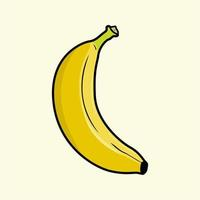
#> input picture FAST/caro.jpg, 200 x 200 px
$ python Fast.py
#> lines starting #> are read from the running program, lines starting #| are printed output that depends on the picture
import cv2 as cv
import numpy as np
import matplotlib.pyplot as plt
import os

'''
	cv.Feature2D.detect(image[, mask]) ->	keypoints

    https://docs.opencv.org/3.4/d0/d13/classcv_1_1Feature2D.html#a5968e9bc8497a8eb845272b9442559f3

    Fast class is inherited from feature2d class
'''
def FAST():
    root = os.getcwd()
    imgPath = os.path.join(root,'caro.jpg')
    imgGray = cv.imread(imgPath,cv.IMREAD_GRAYSCALE)
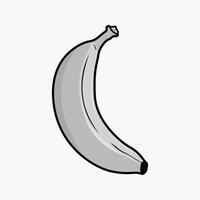
#> imgGray: shape (200, 200); min 0, max 255, mean 234.2

    fast = cv.FastFeatureDetector_create()
    minIntensityDiff = 50
    fast.setThreshold(minIntensityDiff)
    keypoints = fast.detect(imgGray)
#> keypoints = 37 keypoints; strongest (x, y, size): (114, 26, 7), (106, 26, 7), (108, 25, 7), (118, 35, 7)
    imgGray = cv.drawKeypoints(imgGray,keypoints,imgGray,flags=cv.DRAW_MATCHES_FLAGS_DRAW_RICH_KEYPOINTS)
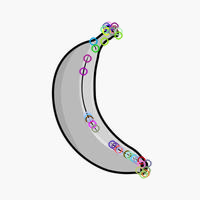
#> imgGray: shape (200, 200, 3); mean of channels 0, 1, 2 233.6, 233.6, 233.7; drawn as B, G, R

    plt.figure()
    cv.imwrite('imagen_Esquinas.jpg', imgGray)
    plt.imshow(imgGray)
    plt.show()

if __name__ == '__main__':
    FAST()
